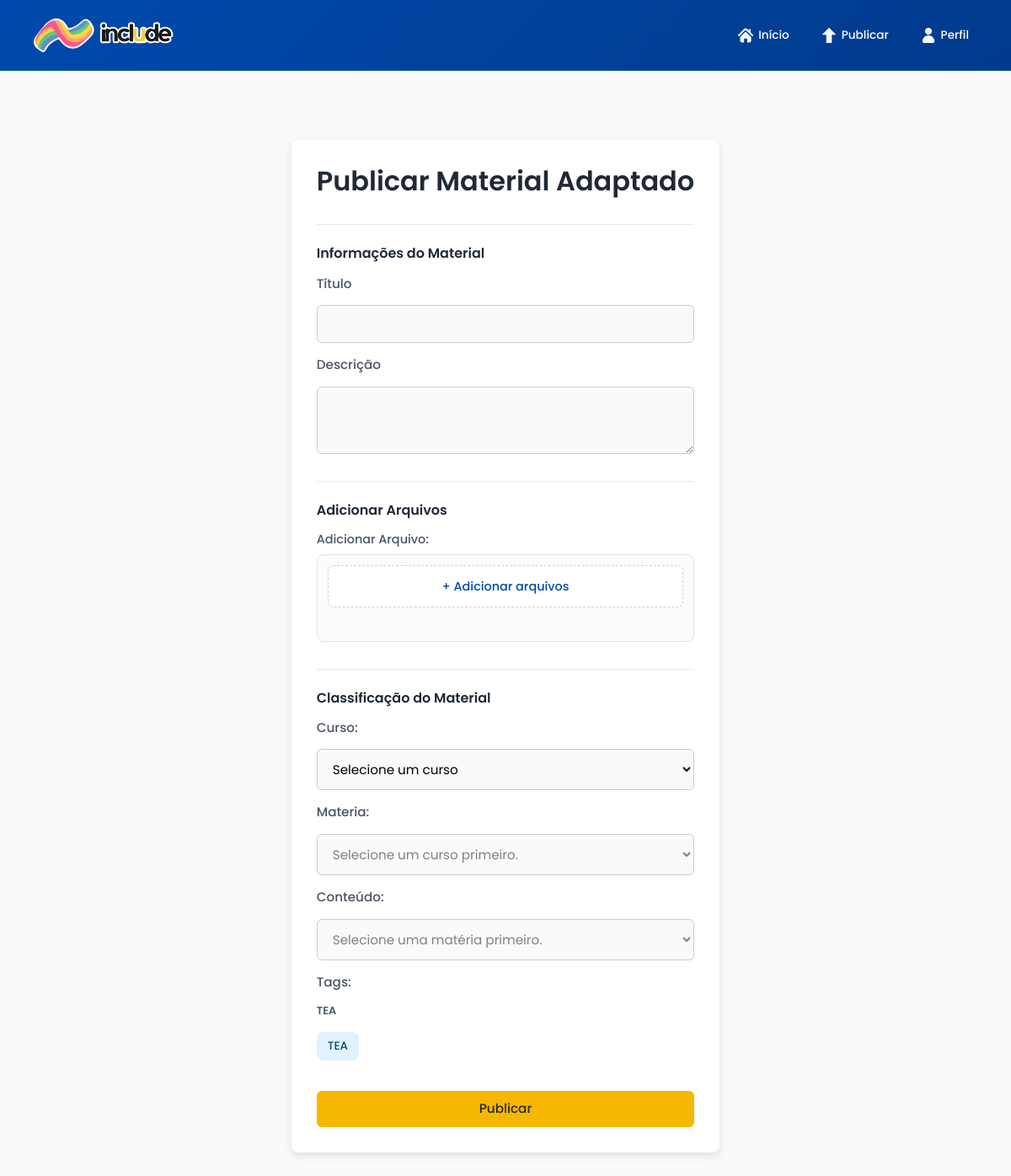
Page /publicar (signed in) on the earlier database version.
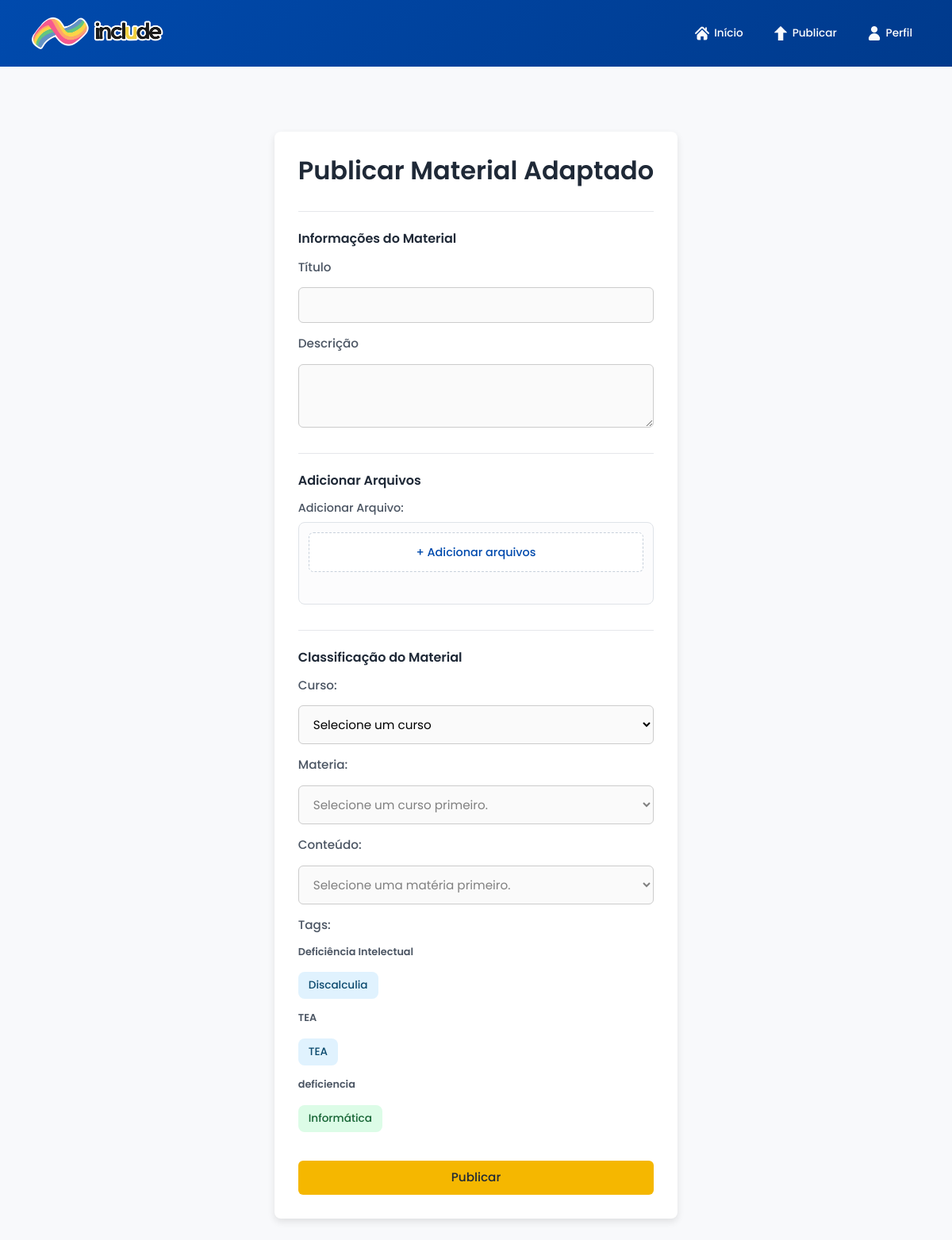
Same page on the later database version.
### app/models.py (models this page shows, shortened)
class Classe_Tag(db.Model):
    __tablename__ = 'classes_tag'
    id_classe = db.Column(db.Integer, primary_key=True)
    nome = db.Column(db.String(20), nullable=False, unique=True)
    cor = db.Column(db.Enum(CorTag), default=CorTag.AZUL, nullable=False)
    tags = db.relationship('Tag', backref='classe', lazy=True)

class Tag(db.Model):
    __tablename__ = 'tags'
    id_tag = db.Column(db.Integer, primary_key=True)
    nome = db.Column(db.String(20), nullable=False, unique=True)
    id_classe = db.Column(db.Integer, db.ForeignKey('classes_tag.id_classe'), nullable=False)

### app/routes/activities_routes.py (the view, shortened to what this page needs)
@activities_bp.route('/publicar', methods = ['GET', 'POST'])
@login_required
def publicar():
    cursos = Curso.query.all()
    classes = Classe_Tag.query.all()
    cursos_json = json.dumps(activities_service.gerar_cursos_dados(), ensure_ascii=False)
    if request.method == 'GET':
        return render_template('publicar.html', cursos=cursos, classes=classes, cursos_json=cursos_json, form_data={'tagsForm': []})

### app/__init__.py (called while the page is built)
def create_app(): #implementando o Application Factory
    app = Flask(__name__)
    app.config.from_object(Config) #carregamento das configurações da classe Config
    db.init_app(app) #passando o app como argumento à criação do banco sqlalch.
    login_manager.init_app(app) #passando o app como argumento à criação do login manager
    login_manager.login_view = 'auth.login'
    @login_manager.user_loader
    def user_loader(id):
        from app.models import Usuario
        return Usuario.query.get(int(id))
    cloudinary.config(secure=True)
    app.register_blueprint(main_bp)
    app.register_blueprint(auth_bp)
    app.register_blueprint(user_bp)
    app.register_blueprint(activities_bp)
    app.register_blueprint(admin_bp)
    return (app) #retorno da criação efetiva do app

### app/services/activities_service.py (called while the page is built)
def gerar_cursos_dados():
    cursos = Curso.query.options(selectinload(Curso.materias).selectinload(Materia.conteudos)).all()
    cursos_dados = []
    for curso in cursos:
        curso_dict = {
            "id": curso.id_curso,
            "nome": curso.nome,
            "materias": []
            }
        for materia in curso.materias:
            materia_dict = {
                "id": materia.id_materia,
                "nome": materia.nome,
                "conteudos": []
                }
            for conteudo in materia.conteudos:
                conteudo_dict = {
                    "id": conteudo.id_conteudo,
                    "nome": conteudo.nome
                    }
                materia_dict["conteudos"].append(conteudo_dict)
            curso_dict["materias"].append(materia_dict)
        cursos_dados.append(curso_dict)
    return cursos_dados

### app/templates/publicar.html (shortened to what this page needs)
{% extends "base.html" %}
{% block content %}
<main class="main-container">
    <div class="container-form">
        <h2>Publicar Material Adaptado</h2>
        <form action="" method="post" enctype="multipart/form-data">
            <div class="form-section">
                <h3>Informações do Material</h3>
                <label for="tituloForm">Título</label>
                <input type="text" id="tituloForm" name="tituloForm" value="{{ form_data.get('tituloForm', '') }}" required>
                <label for="descricaoForm">Descrição</label>
                <textarea id="descricaoForm" name="descricaoForm">{{ form_data.get('descricaoForm', '') }}</textarea>
            </div>
            <div class="form-section">
                <h3>Adicionar Arquivos</h3>
                <div class="upload-wrapper">
                    <label class="upload-label">
                        Adicionar Arquivo:
                    </label>
                    <div class="upload-container">
                        <label for="arquivosForm" class="upload-box">
                            <span>+ Adicionar arquivos</span>
                        </label>
                    </div>
                </div>
            </div>
            <div class="form-section">
                <h3>Classificação do Material</h3>
                <label for="cursoForm">Curso:</label>
                <select name="cursoForm" id="cursoForm" required>
                    <option value="">Selecione um curso</option>
                </select>
                <label for="materiaForm">Materia:</label>
                <select name="materiaForm" id="materiaForm" disabled required>
                    <option value="" disabled selected>Selecione um curso primeiro.</option>
                </select>
                <label for="conteudoForm">Conteúdo:</label>
                <select name="conteudoForm" id="conteudoForm" disabled>
                    <option value="" disabled selected>Selecione uma matéria primeiro.</option>
                </select>
                <label for="tagsForm">Tags:</label>
                <div class="tags-wrapper">
                    {% for classe in classes %}
                        {% if classe.tags %}
                            <div class="tag-grupo">
                                <h4 class="tag-grupo-titulo">
                                    {{ classe.nome }}
                                </h4>
                                <div class="tag-lista">
                                    {% for tag in classe.tags %}
                                    <button type="button"
                                        class="tag-chip {{ tag.classe.cor.value }} {% if tag.id_tag|string in form_data.get('tagsForm', []) %}active{% endif %}"
                                        data-tag-id="{{ tag.id_tag }}">
                                        {{ tag.nome }}
                                    </button>
                                    {% endfor %}
                                </div>
                            </div>
                        {% endif %}
                    {% endfor %}
                </div>
            </div>
            <input type="submit" value="Publicar" class="btn btn-action-submit">
        </form>
</main>
{% endblock %}

### app/templates/base.html (shortened to what this page needs)
<!DOCTYPE html>
<html lang="pt-br">
<head>
    <link href="https://cdn.jsdelivr.net/npm/bootstrap@5.3.2/dist/css/bootstrap.min.css" rel="stylesheet">
    <link rel="stylesheet" href="{{ url_for('static', filename='css/base/base.css') }}">
    <link rel="stylesheet" href="{{ url_for('static', filename='css/base/forms.css') }}">
    <link rel="stylesheet" href="{{ url_for('static', filename='css/components/buttons.css') }}">
    <link rel="stylesheet" href="{{ url_for('static', filename='css/components/atividades.css') }}">
    <link rel="stylesheet" href="{{ url_for('static', filename='css/components/tags.css')}}">
    <link rel="stylesheet" href="{{ url_for('static', filename='css/components/dropdown.css')}}">
    <link rel="stylesheet" href="{{ url_for('static', filename='css/pages/inicio.css') }}">
    <link rel="stylesheet" href="{{ url_for('static', filename='css/pages/home.css') }}">
    <link rel="stylesheet" href="{{ url_for('static', filename='css/pages/perfil.css') }}">
    <link rel="stylesheet" href="{{ url_for('static', filename='css/pages/editar_perfil.css') }}">
    <link rel="stylesheet" href="{{ url_for('static', filename='css/pages/publicar.css') }}">
    <link rel="stylesheet" href="{{ url_for('static', filename='css/pages/detalhes.css') }}">
</head>
</head>
<body>
    <header>
        <nav class="navbar-body">
            <a href="{{ url_for('main.home') }}" class="navbar-brand logo-header">
                <img src="{{ url_for('static', filename='images/logo01.png') }}" alt="Logo">
            </a>
            <div class="nav-links">
                <a href="{{ url_for('main.home' ) }}">
                    <img src="{{ url_for('static', filename='images/icons/icon-inicio.png') }}" alt="">
                    <span class="nav-text">Início</span>
                </a>
                <a href="{{ url_for('activities.publicar')}}">
                    <img src="{{ url_for('static', filename='images/icons/icon-publicar-branco.png') }}" alt="">
                    <span class="nav-text">Publicar</span>
                </a>
                {% if current_user.is_authenticated %}
                    <a href="{{ url_for('user.perfil' ) }}">
                        <img src="{{ url_for('static', filename='images/icons/icon-perfil.png') }}" alt="">
                        <span class="nav-text">Perfil</span>
                    </a>
                {% else %}
                    <a href="{{ url_for('auth.login' ) }}">
                        <img src="{{ url_for('static', filename='images/icons/icon-entrar.png') }}" alt="">
                        <span class="nav-text">Entrar</span>
                    </a>
                {% endif %}
            </div>
        </nav>
    </header>
    {% block content %}{% endblock %}
</body>
</html>

### app/static/css/base/base.css (style rules this page uses)
* { margin: 0; padding: 0; box-sizing: border-box; font-family: 'Poppins', Arial, Helvetica, sans-serif; }
:root { --azul-principal: #004aad; --azul-escuro: #003a8c; --amarelo-destaque: #f5b700; --amarelo-hover: #d6a400; --vermelho-alerta: #cf0101; --vermelho-hover: #ba0000; --texto-principal: #1f2937; --texto-secundario: #4b5563; --fundo-pagina: #f8f9fb; --navbar-height: 84px; --tag-azul-bg: #E0F2FE; --tag-azul-texto: #0C4A6E; --tag-amarelo-bg: #FEF3C7; --tag-amarelo-texto: #92400E; --tag-verde-bg: #DCFCE7; --tag-verde-texto: #166534; --tag-rosa-bg: #FCE7F3; --tag-rosa-texto: #9D174D; --tag-roxo-bg: #F3E8FF; --tag-roxo-texto: #6B21A8; }
body { background-color: var(--fundo-pagina); color: var(--texto-principal); margin: 0; padding-top: var(--navbar-height); }
.navbar-body { height: var(--navbar-height); position: fixed; top: 0; left: 0; width: 100%; display: flex; align-items: center; justify-content: space-between; padding: 0 40px; background-color: var(--azul-principal); z-index: 1000; background: linear-gradient( 135deg, #004aad, #003a8c ); }
.logo-header img { height: 44px; }
.logo-header { padding: 0; border-radius: 0; }
.nav-links { display: flex; align-items: center; gap: 28px; }
.nav-links { display: flex; align-items: center; gap: 18px; }
.nav-links a { display: flex; align-items: center; gap: 6px; padding: 6px 10px; border-radius: 6px; text-decoration: none; color: #ffffff; font-size: 0.85rem; font-weight: 500; transition: background-color 0.2s ease; }
.nav-links a img { width: 18px; height: 18px; object-fit: contain; }
.main-container { width: 100%; max-width: 1100px; margin: 16px auto; padding: 0 24px; display: flex; flex-direction: column; gap: 28px; }
.main-container h2 { font-size: 1.6rem; font-weight: 500; }

### app/static/css/base/forms.css (style rules this page uses)
form { display: flex; flex-direction: column; gap: 12px; }
form input, form textarea, form select { background-color: #fafafa; }
.form-section { display: flex; flex-direction: column; gap: 16px; padding-top: 24px; margin-bottom: 20px; border-top: 1px solid #e5e7eb; }
.form-section:last-of-type { margin-bottom: 8px; border-bottom: none; }
.form-section h3 { font-size: 1rem; font-weight: 600; color: var(--texto-principal); margin-bottom: 0; }
form label { font-size: 0.95rem; font-weight: 500; color: var(--texto-secundario); line-height: 1.3; }
form input, form select, form textarea { width: 100%; padding: 12px 14px; border-radius: 6px; border: 1px solid #ccc; font-size: 0.95rem; font-weight: 400; }
input[type="text"], input[type="email"], input[type="password"], input[type="file"] { width: 100%; padding: 10px 12px; border-radius: 6px; border: 1px solid #ccc; font-size: 0.95rem; }
textarea { resize: vertical; min-height: 80px; max-height: 200px; width: 100%; padding: 8px; font-family: inherit; font-size: 0.9rem; }
select option { font-weight: 400; padding: 6px; }
.container-form { max-width: 550px; margin: 50px auto; background-color: #fff; padding: 30px; border-radius: 8px; box-shadow: 0 4px 10px rgba(0,0,0,0.1); }
.container-form h2 { margin-bottom: 32px; font-size: 2rem; font-weight: 600; color: var(--texto-principal); }

### app/static/css/components/buttons.css (style rules this page uses)
.btn { display: inline-flex; align-items: center; justify-content: center; gap: 8px; padding: 10px 20px; border-radius: 6px; border: none; font-size: 0.95rem; font-weight: 500; text-decoration: none; cursor: pointer; transition: background-color 0.2s ease, color 0.2s ease, border-color 0.2s ease; }
.btn-action-submit { background-color: var(--amarelo-destaque) !important; color: var(--texto-principal) !important; border: none; }

### app/static/css/components/tags.css (style rules this page uses)
.tag-lista { display: flex; flex-wrap: wrap; gap: 8px; }
.tag-grupo { display: flex; flex-direction: column; gap: 10px; margin-bottom: 16px; }
.tag-grupo h4 { font-size: 0.80rem; font-weight: 600; color: var(--texto-secundario); margin-bottom: 8px; }
.tag-chip { display: inline-flex; align-items: center; justify-content: center; padding: 6px 12px; border: 1px solid transparent; border-radius: 8px; font-size: 0.85rem; font-weight: 500; cursor: pointer; transition: 0.15s ease; }
.tag-chip.azul { background-color: var(--tag-azul-bg); color: var(--tag-azul-texto); }
.tag-chip.verde { background-color: var(--tag-verde-bg); color: var(--tag-verde-texto); }

Differences in the rows shown:
now on this page (row unchanged): Classe_Tag: nome "Deficiência Intelectual"
added Tag: nome "Discalculia", shown under "Deficiência Intelectual"
added Classe_Tag: nome "deficiencia"
added Tag: nome "Informática", shown under "deficiencia"
